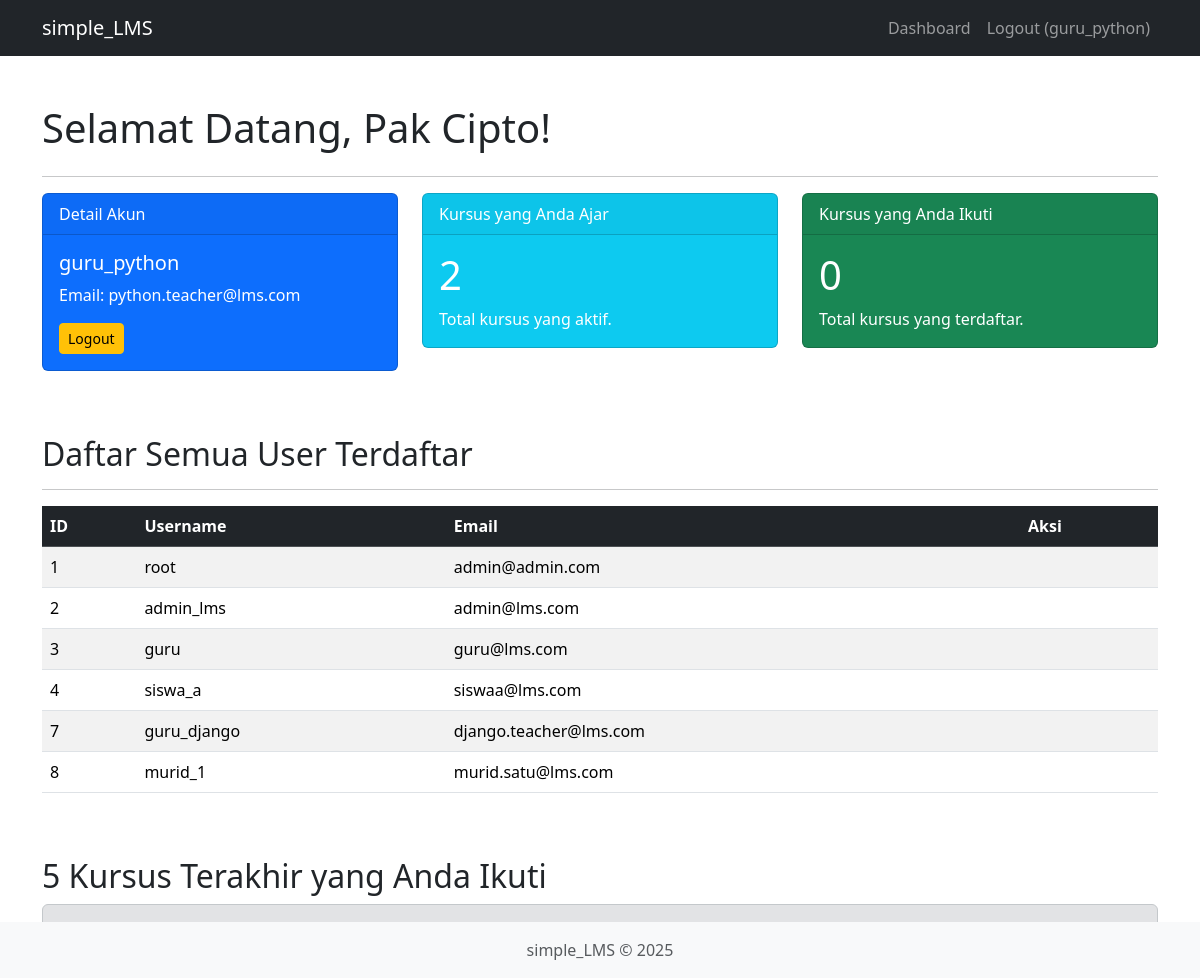
The app's page /dashboard/ (signed in) with its own data.
### users/models.py (models this page shows, shortened)
class User(AbstractUser):
    fullname = models.CharField(max_length=100, blank=True, null=True)
    first_name = None
    last_name = None

### users/views.py (the view)
# urls.py: path('dashboard/', views.dashboard, name='dashboard'),
@login_required(login_url='login')
def dashboard(request):
    current_user = request.user
    all_users = User.objects.all().exclude(pk=current_user.pk).order_by('date_joined')
    courses_taught = Course.objects.filter(teacher=current_user).count()
    enrollments = current_user.course_enrollments.all()
    courses_enrolled_count = enrollments.count()
    context = {
        'title': 'Dashboard Saya',
        'fullname': current_user.fullname if current_user.fullname else current_user.username,
        'email': current_user.email,
        'courses_taught_count': courses_taught,
        'courses_enrolled_count': courses_enrolled_count,
        'enrollments': enrollments[:5],
        'all_users': all_users
    }
    return render(request, 'users/dashboard.html', context)

### users/templates/users/dashboard.html (shortened to what this page needs)
{% extends 'base.html' %}
{% block content %}
<div class="container mt-5">
    <h1 class="mb-4">Selamat Datang, {{ fullname }}!</h1>
    <hr>
    <div class="row">
        <div class="col-md-4">
            <div class="card text-white bg-primary mb-3">
                <div class="card-header">Detail Akun</div>
                <div class="card-body">
                    <h5 class="card-title">{{ request.user.username }}</h5>
                    <p class="card-text">Email: {{ email }}</p>
                    <a href="{% url 'logout' %}" class="btn btn-warning btn-sm">Logout</a>
                </div>
            </div>
        </div>
        <div class="col-md-4">
            <div class="card text-white bg-info mb-3">
                <div class="card-header">Kursus yang Anda Ajar</div>
                <div class="card-body">
                    <h1 class="card-title">{{ courses_taught_count }}</h1>
                    <p class="card-text">Total kursus yang aktif.</p>
                </div>
            </div>
        </div>
        <div class="col-md-4">
            <div class="card text-white bg-success mb-3">
                <div class="card-header">Kursus yang Anda Ikuti</div>
                <div class="card-body">
                    <h1 class="card-title">{{ courses_enrolled_count }}</h1>
                    <p class="card-text">Total kursus yang terdaftar.</p>
                </div>
            </div>
        </div>
    </div>
    <h2 class="mt-5">Daftar Semua User Terdaftar
    </h2>
    <hr>
    {% if all_users %}
    <div class="table-responsive">
        <table class="table table-striped table-hover">
            <thead class="table-dark">
                <tr>
                    <th>ID</th>
                    <th>Username</th>
                    <th>Email</th>
                    <th>Aksi</th>
                </tr>
            </thead>
            <tbody>
                {% for user_data in all_users %}
                <tr>
                    <td>{{ user_data.pk }}</td>
                    <td>{{ user_data.username }}</td>
                    <td>{{ user_data.email }}</td>
                    <td>
                    </td>
                </tr>
                {% endfor %}
            </tbody>
        </table>
    </div>
    {% else %}
    <p class="alert alert-info">Tidak ada user lain yang terdaftar selain Anda.</p>
    {% endif %}
    <h2 class="mt-5">5 Kursus Terakhir yang Anda Ikuti</h2>
    {% if enrollments %}
    <ul class="list-group">
        {% for enrollment in enrollments %}
        <li class="list-group-item d-flex justify-content-between align-items-center">
            {{ enrollment.course.name }}
            <span class="badge bg-secondary rounded-pill">{{ enrollment.role }}</span>
        </li>
        {% endfor %}
    </ul>
    {% else %}
    <p class="alert alert-secondary">Anda belum terdaftar di kursus manapun.</p>
    {% endif %}
</div>
{% endblock content %}

### templates/base.html (shortened to what this page needs)
<!DOCTYPE html>
<html lang="en">
<head>
    <link href="https://cdn.jsdelivr.net/npm/bootstrap@5.3.3/dist/css/bootstrap.min.css"
          rel="stylesheet"
>
</head>
<body>
    <nav class="navbar navbar-expand-lg navbar-dark bg-dark">
        <div class="container">
            <a class="navbar-brand" href="{% url 'dashboard' %}">simple_LMS</a>
            <div class="collapse navbar-collapse" id="navbarNav">
                <ul class="navbar-nav ms-auto">
                    {% if user.is_authenticated %}
                        <li class="nav-item">
                            <a class="nav-link" href="{% url 'dashboard' %}">Dashboard</a>
                        </li>
                        <li class="nav-item">
                            <a class="nav-link" href="{% url 'logout' %}">Logout ({{ user.username }})</a>
                        </li>
                    {% endif %}
                </ul>
            </div>
        </div>
    </nav>
    <main>
        {% block content %}{% endblock content %}
    </main>
    <footer class="footer mt-auto py-3 bg-light fixed-bottom">
      <div class="container text-center">
        <span class="text-muted">simple_LMS &copy; 2025</span>
      </div>
    </footer>
</body>
</html>

### records on screen
User: username "guru_python", fullname "Pak Cipto", user.username "guru_python", email "python.teacher@lms.com"
User: pk "1", username "root", email "admin@admin.com"
User: pk "2", username "admin_lms", email "admin@lms.com"
User: pk "3", username "guru", email "guru@lms.com"
User: pk "4", username "siswa_a", email "siswaa@lms.com"
User: pk "7", username "guru_django", email "django.teacher@lms.com"
User: pk "8", username "murid_1", email "murid.satu@lms.com"

### other values on screen
{{ courses_taught_count }} "2"
{{ courses_enrolled_count }} "0"
